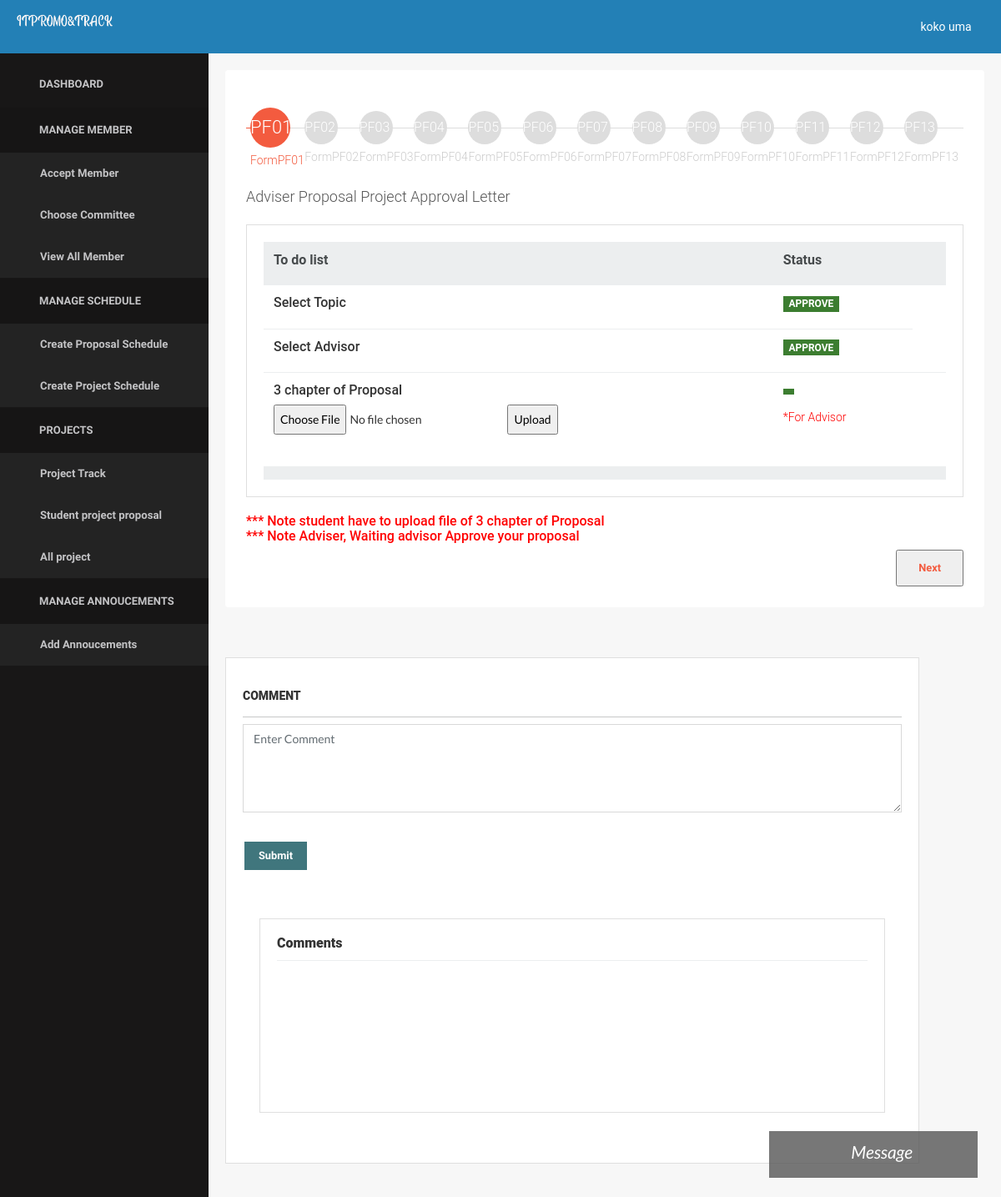
The app's page /index.php?page=pf01&success=1 (signed in), older data.
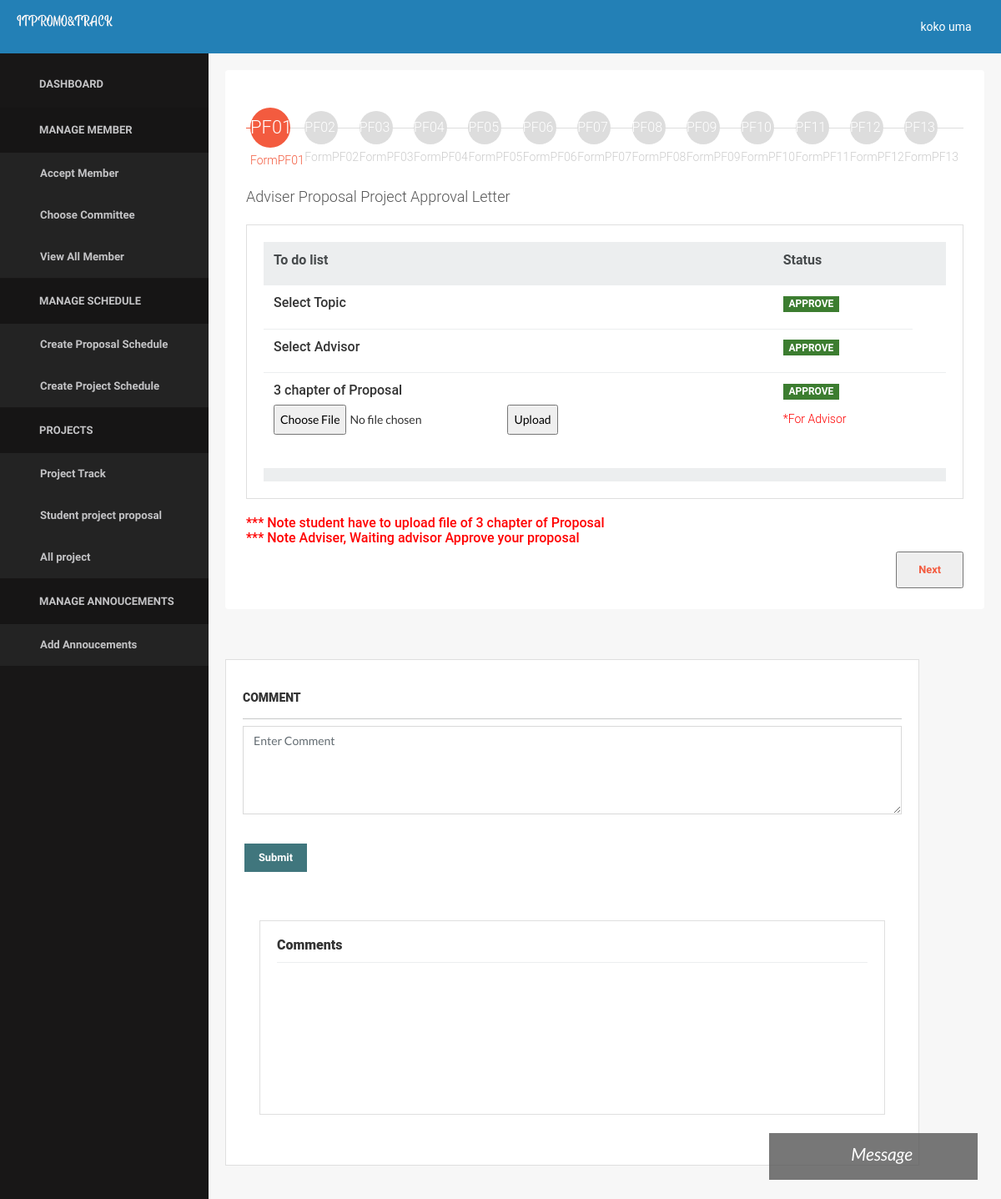
The same page, newer data.
### tables this page shows
CREATE TABLE `advisergroup` (
  `advisergroup_id` int(11) NOT NULL,
  `advisergroup_topic` varchar(255) DEFAULT NULL,
  `advisergroup_status` enum('0','Waiting','Approve') NOT NULL DEFAULT 'Waiting',
  `member_id` int(11) NOT NULL,
  `group_id` int(11) NOT NULL,
  `admin_id` varchar(20) NOT NULL
);

CREATE TABLE `files` (
  `files_id` int(11) NOT NULL,
  `Owner` varchar(255) NOT NULL,
  `files_filename_proposal` varchar(255) NOT NULL,
  `files_filename_project` varchar(255) NOT NULL,
  `advisergroup_id` varchar(20) NOT NULL,
  `files_status` enum('','Waiting','Approve') NOT NULL,
  `by_officer` enum('','Waiting','Approve') NOT NULL,
  `status_advisor` enum('','Pass','No') NOT NULL,
  `pf` enum('1','2','3','4','5','6','7') NOT NULL,
  `by_officer05` enum('','Pass','No') NOT NULL,
  `by_advisor06` enum('','Pass','No') NOT NULL,
  `by_advisor07` enum('','Pass','No') NOT NULL,
  `by_advisor08` enum('','Waiting','Pass','No') NOT NULL
);

### menu/function.php (called while the page is built, shortened)
<?php
function get_group_id(){
require 'connect.php';
	$member_id = $_SESSION['id'];
	$sql = "SELECT group_id FROM member WHERE member_id = '$member_id' AND member_pos = 'Student'";
	if($rs = $db->query($sql)){
		if($row = $rs->fetch_object()){
			return $row->group_id;
		}
	}else{
		echo $db->error;
		$db->close();
	}
}
function get_ag_id($group_id){
require 'connect.php';
	$sql = "SELECT advisergroup_id FROM advisergroup WHERE group_id = '$group_id' ";
	if($rs = $db->query($sql)){
		if($row = $rs->fetch_object()){
			return $row->advisergroup_id;
		}
	}else{
		echo $db->error;
		$db->close();
	}
}
?>

### form01/pf01.php (the view, shortened to what the changed rows need)
      <link rel="stylesheet" href="assets/css/style.css">
      <div class="content">
        <form action="form01/check_pf1.php" method="post" enctype="multipart/form-data" name="upfile" id="upfile">
          <div class="f1">
            <?php
$g_id = get_group_id();
$ag_id = get_ag_id($g_id);
$strSQL = "SELECT advisergroup.*,  advisergroup.advisergroup_status,files.files_status,files.files_filename_proposal,files.by_officer,files.Owner,files.advisergroup_id,files.pf FROM advisergroup
LEFT JOIN files ON advisergroup.advisergroup_id = files.advisergroup_id
LEFT JOIN member ON advisergroup.member_id = member.member_id
WHERE advisergroup.advisergroup_id = '$ag_id'  ";
     if($result = $db->query($strSQL)){
                  while($objResult = $result->fetch_object()){
            ?>
            <fieldset>
              <h4>Adviser Proposal Project Approval Letter</h4>
                <div class="card">
                  <div class="card-block">
                    <table class="table">
                      <thead class="thead-default">
                        <tr>
                        <th><h6><b>To do list</h6><b></th>
                          <th><h6><b>Status</h6><b></th>
                          <th></th>
                        </tr>
                      </thead>
                      <tbody>
                        <tr>
                          <td><h6>Select Topic</h6></td>
                          <td><h6>
                            <span class="badge badge-success"> <?php echo $objResult->advisergroup_status; ?></span>
                  </h6>
                          </td>
                        </tr>
                        <tr>
                          <td><h6>Select Advisor</h6></td>
                          <td><h6>
                            <span class="badge badge-success"> <?php echo $objResult->advisergroup_status; ?></span>
                  </h6>
                          </td>
                        </tr>
                        <tr>
                          <td> <h6>3 chapter of Proposal</h6>
                            <input type="file" name="files_filename_proposal" id="files_filename_proposal"
                              required="required" />
                       <input type="submit" name="button" id="button" value="Upload" />
                          </td>
                          <td><h6> <span class="badge badge-success"> <?php echo $objResult->files_status; ?></h6></span>
                            <p>
                              <font color='red'> *For Advisor</font>
                          </td>
                          <td></td>
                        </tr>
                      </tbody>
                    </table>
                    <div class="progress">
                    </div>
                  </div>
                </div>
              <h6><font color='red'>*** Note student have to upload file of 3 chapter of Proposal
             </br> *** Note Adviser, Waiting advisor Approve your proposal
 </font>
                  </h6>
              <div class="f1-buttons">
                <button> <a href="?page=pf02" type="button" class="btn btn-next">Next</button></a>
              </div>
            </fieldset>
            <?php
                 } }
                   ?>
          </div>
      </div>
      <?php
include("student/chat.php");
 ?>
      </body>
      </html>

### student/chat.php (shortened to what the changed rows need)
<div class="content">
                     <div class="row">
                        <div class="col-md-11">
                            <div class="card">
                                <div class="card-block">
                 <form method="post" action="student/check_chat.php">
                <?php
                include '../menu/connect.php';
                ?>
    <div class="content">
                     <div class="row">
                        <div class="col-lg-12">
                            <div class="card">
                                <div class="card-block">
 <?php
            $g_id = get_group_id();
              $ag_id = get_ag_id($g_id);
    $strSQL = "SELECT advisergroup.*,  advisergroup.group_id,chat.chat_massage,chat.chat_date_time,chat.member_id,member.member_fullname FROM advisergroup
          LEFT JOIN chat ON advisergroup.advisergroup_id = chat.advisergroup_id
        LEFT JOIN member ON advisergroup.member_id = member.member_id
        WHERE advisergroup.advisergroup_id = '$ag_id'";
     if($result = $db->query($strSQL)){
                  while($objResult = $result->fetch_object()){
   ?>
            <table class="display datatable table table-stripped" cellspacing="0" width="100%">
                  <tbody>
                      <td>
                        <div class="col-md-12" align="right">
                        </div>
                        </td>
                <?php
                 }
               }
                   ?>
</tbody>
             </table>
       </div>
        </div>
     </div>
</div>
</div>
</div>

Row changes from the older to the newer data that the page shows:
no longer on one of the page's lists (row unchanged): advisergroup: advisergroup_status "APPROVE"
added files: advisergroup.advisergroup_status "APPROVE", files_status "APPROVE"
